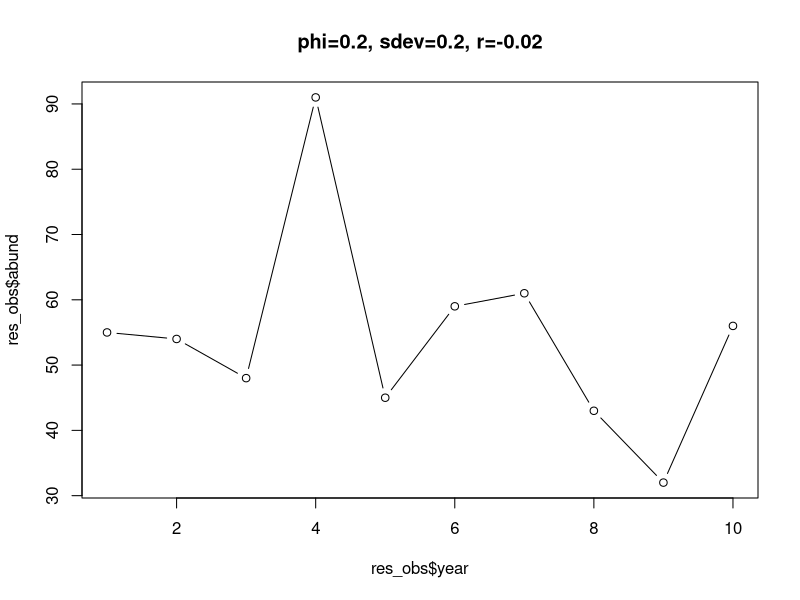
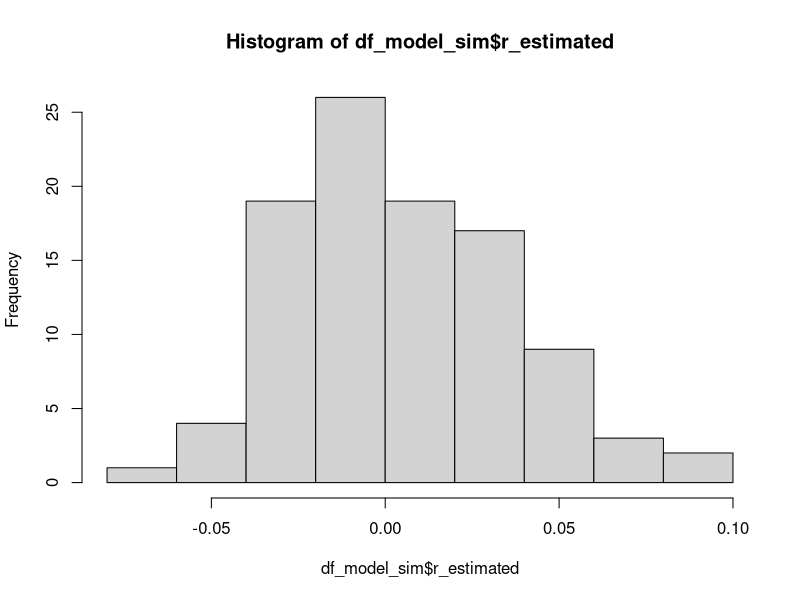

Recreate these plots in R, in order. (Note: this script raises an error after producing the figures.)
#### POISSON log-normal SIMULATIONS
library(dplyr)
library(mvtnorm)
library(glmmTMB)
library(MASS)
library(data.table)

# ------------------------------------------------------------
# 1. Simulate n Poisson-lognormal AR1 time series
# ------------------------------------------------------------

n_years=10
years=1:n_years
r_obs=-0.02
phi=0.2
sdev=0.20
mu_zero = runif(1, 0.2, 90)

simulate_ts <- function(r, phi, sdev, mu_zero, years, n_rep) {
  
  df_all=NULL
  for (i in 1:n_rep) {
    n_years <- length(years)
    
    trend <- mu_zero * (1 + r) ^ (years - 1)
    
    R <- phi ^ as.matrix(dist(years))
    
    lognormal_noise <- MASS::mvrnorm(
      n = 1,
      mu = rep(0, n_years),
      Sigma = (sdev^2) * R
    )
    
    mu <- exp(log(trend) + lognormal_noise)
    
    df=data.frame(
      repi = i,
      year = years,
      YEAR2 = years - min(years),
      YEAR3 = factor(years - min(years)),
      group = factor(1),
      trend = trend,
      mu = mu,
      abund = rpois(n_years, mu),
      r_sim = r,
      phi_sim = phi,
      sdev_sim = sdev,
      mu_zero = mu_zero
    )
    df_all=rbind(df_all,df)
    
  }
  
  df_all
}

res_obs=simulate_ts (r=r_obs, phi=phi, sdev=sdev, mu_zero=mu_zero, years=years, n_rep=1)
res_sim=simulate_ts (r=0, phi=phi, sdev=sdev, mu_zero=mu_zero, years=years, n_rep=100)

plot(res_obs$abund ~ res_obs$year, type = "b", main = paste0("phi=", phi, ", sdev=", sdev, ", r=", r_obs))

# ------------------------------------------------------------
# 2. Run model and extract time-series characteristics
# ------------------------------------------------------------
get_AR <- function(x, level = 0.95) {
  clevs <- c((1 - level) / 2, (1 + level) / 2)
  theta <- getME(x, "theta")
  vv <- vcov(x, full = TRUE)
  cpos <- which(colnames(vv) == "theta_YEAR3+0|group.2")
  s2 <- sqrt(vv[cpos, cpos])
  t2 <- theta[2]
  
  list(
    est = theta2phi(t2),
    ci = theta2phi(qnorm(clevs, t2, s2))
  )
}

run_model <- function (df_full) {
  models=NULL
  for(i in unique(df_full$repi)) {
  df=df_full %>% filter(repi == i)
  m <- glmmTMB(abund ~ YEAR2 + ar1(YEAR3 + 0 | group), data = df, family = poisson)
  m_aut_null <- glmmTMB(abund ~ YEAR2, data = df, family = poisson)
  m_null <- glmmTMB(abund ~ 1, data = df, family = poisson)
  
  df_model=data.frame(
    repi=i,
    var = var(m$frame$abund),
    duration = length(unique(df$YEAR2)),
    mean = mean(m$frame$abund),
    slope_pval = summary(m)$coefficients$cond[2, "Pr(>|z|)"],
    slope_estimated = fixef(m)$cond[[2]],
    r_estimated = exp(fixef(m)$cond[[2]]) - 1,
    r_sim = unique(df$r_sim),
    sdev_estimated = as.vector(exp(m$sdr$par.fixed[3])), 
    sdev_sim = unique(df$sdev),
    phi_estimated = attr(VarCorr(m)$cond$group, "correlation")[2], 
    phi_sim = unique(df$phi),
    aic = AIC(m), 
    aic_null = AIC(m_null), 
    r2_conditional  = 1 - logLik(m)[1] / logLik(m_null)[1], 
    r2_marginal     = 1 - logLik(m_aut_null)[1] / logLik(m_null)[1], 
    convergence = m$fit$convergence == 0, 
    message = m$fit$message
  )
    
  models=rbind(models, df_model)
  }
  models
}

df_model_sim=run_model(res_sim)
df_model_obs=run_model(res_obs)

quantiles=quantile(df_model_sim$r_estimated,probs=c(0.025,0.975))
hist(df_model_sim$r_estimated)
compatible_with_null_model <- quantiles[1] < df_model_obs$r_estimated & df_model_obs$r_estimated < quantiles[2]
compatible_with_null_model

mean(df_model_sim$r_estimated)
sd(df_model_sim$r_estimated)
df_model_obs$r_estimated

z_score <- (df_model_obs$r_estimated - mean(df_model_sim$r_estimated)) / sd(df_model_sim$r_estimated)
df_model_obs$slope_pval
2 * (1 - pnorm(abs(z_score)))

q <- quantile(
  df_model_sim$r_estimated,
  c(0.025, 0.975)
)

ggplot(df_model_sim, aes(r_estimated)) +
  geom_text(aes(x=0, y=13,label=paste0("model p-value= ",round(df_model_obs$slope_pval,3), "\n",
                                       "null model p-value= ",round(2 * (1 - pnorm(abs(z_score))),3)))) +
  geom_histogram() +
  geom_vline(xintercept = q,
             linetype = 2,
             colour = "blue") +
  geom_vline(
    xintercept = df_model_obs$r_estimated,
    colour = "red") +
  labs(x = "Estimated trend (r)", y = "Frequency")
